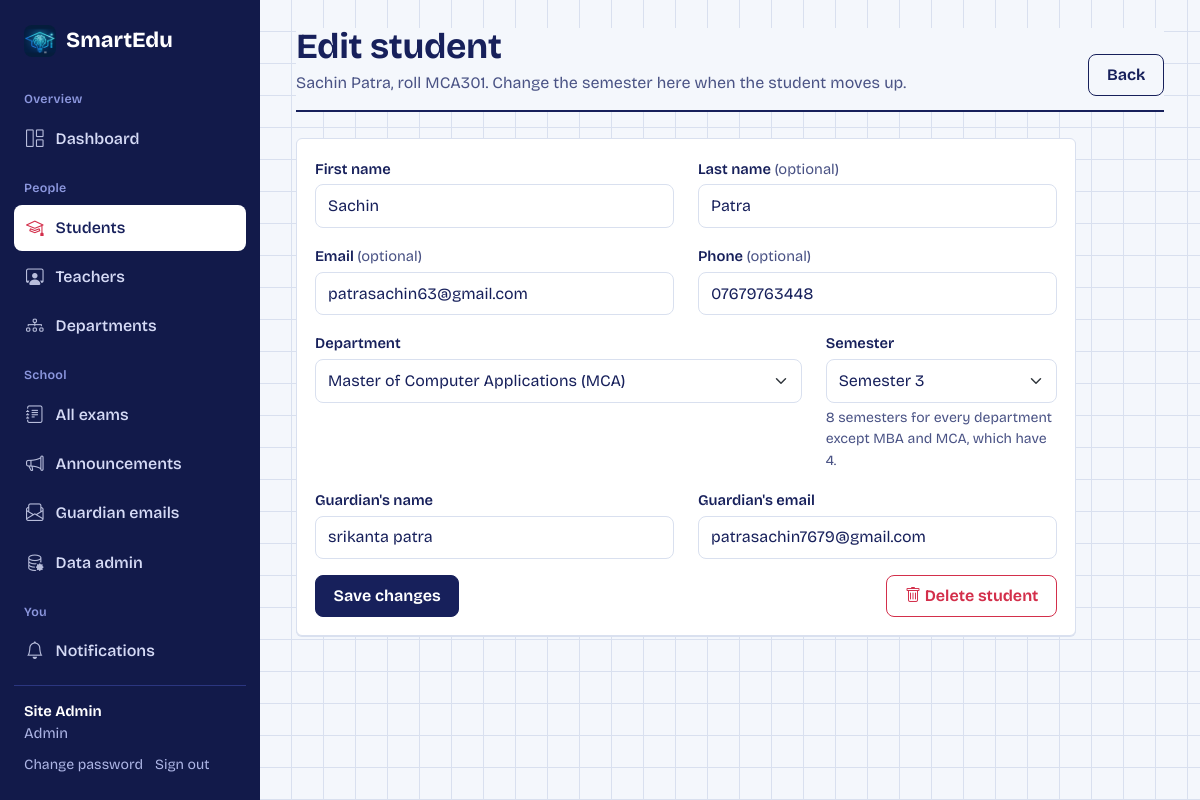
/admin-portal/students/20/edit/ (signed in), run on the app's committed database.
### apps/accounts/models.py (models this page shows, shortened)
class User(AbstractUser):
    ROLE_CHOICES = (
        ('ADMIN', 'Admin'),
        ('TEACHER', 'Teacher'),
        ('STUDENT', 'Student'),
    )
    role = models.CharField(max_length=10, choices=ROLE_CHOICES, default='STUDENT')
    phone = models.CharField(max_length=20, blank=True)
    profile_pic = models.ImageField(upload_to='profiles/', null=True, blank=True)
    is_verified = models.BooleanField(default=False)

class StudentProfile(models.Model):
    user = models.OneToOneField(User, on_delete=models.CASCADE, related_name='student_profile')
    roll_number = models.CharField(max_length=20, unique=True)
    department = models.CharField('Department', max_length=100, default='')
    semester = models.PositiveSmallIntegerField('Semester', default=1)   # 1 to 8 (1 to 4 for MBA and MCA)
    guardian_name = models.CharField(max_length=100, blank=True)
    guardian_email = models.EmailField(blank=True)   # results and attendance are emailed here
    admission_date = models.DateField(auto_now_add=True)

### apps/admin_portal/views.py (the view, shortened to what this page needs)
# urls.py: path('students/<int:user_id>/edit/', views.student_edit, name='student_edit'),
@admin_required
def student_edit(request, user_id):
    user = get_object_or_404(User.objects.select_related('student_profile'), id=user_id, role='STUDENT')
    p = user.student_profile
    initial = {'first_name': user.first_name, 'last_name': user.last_name, 'email': user.email, 'phone': user.phone,
               'department': p.department, 'semester': str(p.semester),
               'guardian_name': p.guardian_name, 'guardian_email': p.guardian_email}
    form = StudentEditForm(request.POST or None, initial=initial)
    return render(request, 'admin/student_edit.html', {'form': form, 'student': user})

### apps/accounts/forms.py
class StudentEditForm(DeptSemForm):
    first_name = forms.CharField(max_length=150)
    last_name = forms.CharField(max_length=150, required=False)
    email = forms.EmailField(required=False)
    phone = forms.CharField(max_length=20, required=False)
    guardian_name = forms.CharField(max_length=100, label="Guardian's name")
    guardian_email = forms.EmailField(label="Guardian's email", error_messages={'required': "The guardian's email is required."})

### apps/accounts/context_processors.py (called while the page is built)
def departments(request):
    return {'DEPT_SEM_MAP': dept_semester_map()}

### apps/accounts/departments.py (called while the page is built)
def semester_count(department):
    return 4 if department in FOUR_SEMESTER else 8

def semester_label(n):
    return f'Semester {n}'

def department_choices():
    return list(DEPARTMENTS)

def dept_semester_map():
    return {d: semester_count(d) for d in DEPARTMENTS}

### apps/accounts/forms.py (called while the page is built)
    def _style(self):
        for f in self.fields.values():
            w = f.widget
            if isinstance(w, (forms.CheckboxInput,)):
                w.attrs['class'] = 'form-check-input'
            elif isinstance(w, forms.Select):
                w.attrs['class'] = 'form-select'
            else:
                w.attrs['class'] = (w.attrs.get('class', '') + ' form-control').strip()

### apps/notifications/context_processors.py (called while the page is built, shortened)
def notifications(request):
    if not request.user.is_authenticated:
        return {'unread_notifications': 0}
    from .models import Notification
    user = request.user
    ctx = {'unread_notifications': Notification.objects.filter(recipient=user, is_read=False).count(),
           'badge_reattempts': 0, 'badge_reviews': 0, 'badge_assignments': 0, 'badge_missed': 0}
    return ctx

### templates/admin/student_edit.html (shortened to what this page needs)
{% extends 'base.html' %}
{% block content %}
<div class="page-head"><div><h1>Edit student</h1><p>{{ student.get_full_name|default:student.username }}, roll {{ student.student_profile.roll_number }}. Change the semester here when the student moves up.</p></div>
  <div class="page-actions"><a class="btn btn-outline-primary" href="{% url 'admin_students' %}">Back</a></div></div>
<div class="panel" style="max-width:780px"><div class="panel-body">
  <form method="post" novalidate>{% csrf_token %}
    <div class="row">
      <div class="col-md-6">{% include 'partials/field.html' with field=form.first_name %}</div>
      <div class="col-md-6">{% include 'partials/field.html' with field=form.last_name %}</div>
      <div class="col-md-6">{% include 'partials/field.html' with field=form.email %}</div>
      <div class="col-md-6">{% include 'partials/field.html' with field=form.phone %}</div>
    </div>
    {% include 'partials/dept_semester.html' %}
    <div class="row">
      <div class="col-md-6">{% include 'partials/field.html' with field=form.guardian_name %}</div>
      <div class="col-md-6">{% include 'partials/field.html' with field=form.guardian_email %}</div>
    </div>
    <button class="btn btn-primary" type="submit">Save changes</button>
    <a class="btn btn-outline-danger float-end" href="{% url 'delete_user' student.id %}"><i class="bi bi-trash"></i> Delete student</a>
  </form>
</div></div>
{% endblock %}

### templates/base.html (shortened to what this page needs)
{% load static %}<!DOCTYPE html>
<html lang="en">
<head>
  <link href="{% static 'vendor/bootstrap/bootstrap.min.css' %}" rel="stylesheet">
  <link href="{% static 'vendor/bootstrap-icons/bootstrap-icons.min.css' %}" rel="stylesheet">
  <link href="{% static 'css/fonts.css' %}" rel="stylesheet">
  <link href="{% static 'css/app.css' %}" rel="stylesheet">
</head>
<body>
{% with url=request.resolver_match.url_name %}
<div class="shell">
  <aside class="sidebar" id="sidebar" aria-label="Main menu">
    <a class="brand" href="/">
      <img class="brand-mark" src="{% static 'img/smartedu-icon.png' %}" alt="">
      SmartEdu
    </a>
    {% if user.role == 'ADMIN' %}
      <div class="nav-group">Overview</div>
      <a class="side-link {% if url == 'admin_dashboard' %}active{% endif %}" href="{% url 'admin_dashboard' %}"><i class="bi bi-grid-1x2"></i>Dashboard</a>
      <div class="nav-group">People</div>
      <a class="side-link {% if url == 'admin_students' or url == 'register_student' or url == 'student_edit' %}active{% endif %}" href="{% url 'admin_students' %}"><i class="bi bi-mortarboard"></i>Students</a>
      <a class="side-link {% if url == 'admin_teachers' or url == 'register_teacher' or url == 'teacher_edit' %}active{% endif %}" href="{% url 'admin_teachers' %}"><i class="bi bi-person-workspace"></i>Teachers</a>
      <a class="side-link {% if url == 'admin_departments' %}active{% endif %}" href="{% url 'admin_departments' %}"><i class="bi bi-diagram-3"></i>Departments</a>
      <div class="nav-group">School</div>
      <a class="side-link {% if url == 'admin_exams' %}active{% endif %}" href="{% url 'admin_exams' %}"><i class="bi bi-journal-text"></i>All exams</a>
      <a class="side-link {% if url == 'admin_announce' %}active{% endif %}" href="{% url 'admin_announce' %}"><i class="bi bi-megaphone"></i>Announcements</a>
      <a class="side-link {% if url == 'admin_emails' %}active{% endif %}" href="{% url 'admin_emails' %}"><i class="bi bi-envelope-paper"></i>Guardian emails</a>
      <a class="side-link" href="/django-admin/"><i class="bi bi-database-gear"></i>Data admin</a>
    {% endif %}
    <div class="nav-group">You</div>
    <a class="side-link " href="{% url 'notification_list' %}"><i class="bi bi-bell"></i>Notifications</a>
    <div class="side-user">
      <div class="who">{{ user.get_full_name|default:user.username }}</div>
      <div class="mb-2" style="color:#AEB6E6">{{ user.get_role_display }}</div>
      <a href="{% url 'change_password' %}">Change password</a><a href="{% url 'logout' %}">Sign out</a>
    </div>
  </aside>
  <main class="main" id="content">
    <div class="main-inner">
      {% block content %}{% endblock %}
    </div>
  </main>
</div>
{% endwith %}
</body>
</html>

### templates/partials/field.html (shortened to what this page needs)
<div class="mb-3 {{ cls }}">
  <label for="{{ field.id_for_label }}" class="form-label">{{ field.label }}{% if not field.field.required and not force_required %} <span class="text-muted fw-normal">(optional)</span>{% endif %}</label>
  {{ field }}
  {% if field.help_text %}<div class="form-text">{{ field.help_text }}</div>{% endif %}
</div>

### static/css/app.css (style rules this page uses)
:root { --paper: #F4F7FC; --sheet: #fff; --ink: #17205B; --ink-soft: #4A5385; --line: #D9E0EF; --red: #D32F4B; --red-soft: #FBE3E7; --hl: #FFE259; --band: #121A4A; --band-line: #2B3680; --green: #1B7F5A; --green-soft: #DDF3E9; --amber-soft: #FFF3C4; --font: "Bricolage Grotesque", "Segoe UI", system-ui, sans-serif; --pen: "Caveat", "Segoe Print", cursive; --bs-body-font-family: var(--font); --bs-body-color: var(--ink); --bs-body-bg: var(--paper); --bs-primary: #17205B; --bs-primary-rgb: 23,32,91; --bs-link-color: #17205B; --bs-link-hover-color: #D32F4B; --bs-border-color: var(--line); --bs-danger: #D32F4B; --bs-danger-rgb: 211,47,75; --bs-success: #1B7F5A; --bs-success-rgb: 27,127,90; --bs-border-radius: 8px; }
html { scroll-behavior: smooth; }
body { font-family: var(--font); font-size: 16px; line-height: 1.55; -webkit-font-smoothing: antialiased; background: var(--paper); }
h1,h2,h3,h4,h5 { font-family: var(--font); font-weight: 700; letter-spacing: -0.01em; color: var(--ink); }
a { text-underline-offset: 3px; }
.text-muted, .text-secondary { color: var(--ink-soft) !important; }
.btn { font-weight: 650; border-radius: 8px; padding: .5rem 1.1rem; }
.btn-primary { --bs-btn-bg: var(--ink); --bs-btn-border-color: var(--ink); --bs-btn-hover-bg: #0E1546; --bs-btn-hover-border-color: #0E1546; --bs-btn-active-bg: #0E1546; --bs-btn-disabled-bg: var(--ink); --bs-btn-disabled-border-color: var(--ink); }
.btn-outline-primary { --bs-btn-color: var(--ink); --bs-btn-border-color: var(--ink); --bs-btn-hover-bg: var(--ink); --bs-btn-hover-border-color: var(--ink); --bs-btn-active-bg: var(--ink); }
.btn-outline-danger { --bs-btn-color: var(--red); --bs-btn-border-color: var(--red); --bs-btn-hover-bg: var(--red); --bs-btn-hover-border-color: var(--red); }
.form-control, .form-select { border-color: var(--line); padding: .55rem .75rem; border-radius: 8px; background-color: #fff; }
.form-label { font-weight: 600; font-size: .92rem; margin-bottom: .25rem; }
.form-text { color: var(--ink-soft); }
.shell { display: grid; grid-template-columns: 260px minmax(0,1fr); min-height: 100vh; }
.sidebar { background: var(--band); color: #D5DAF5; padding: 20px 14px; position: sticky; top: 0; height: 100vh; overflow-y: auto; display: flex; flex-direction: column; }
.sidebar .brand { display: flex; align-items: center; gap: 10px; color: #fff; text-decoration: none; font-weight: 750; font-size: 1.35rem; padding: 4px 10px 18px; }
.brand-mark { width: 32px; height: 32px; object-fit: cover; border-radius: 8px; flex: 0 0 auto; }
.nav-group { margin-top: 14px; padding: 0 10px 6px; font-size: .78rem; color: #8C97DE; font-weight: 600; letter-spacing: .02em; }
.side-link { display: flex; align-items: center; gap: 12px; padding: 9px 12px; margin: 2px 0; border-radius: 8px; color: #D5DAF5; text-decoration: none; font-weight: 550; }
.side-link i { font-size: 1.1rem; opacity: .85; }
.side-link.active { background: #fff; color: var(--ink); }
.side-link.active i { color: var(--red); opacity: 1; }
.side-user { margin-top: auto; padding: 14px 10px 4px; border-top: 1px solid var(--band-line); font-size: .92rem; }
.side-user .who { color: #fff; font-weight: 650; }
.side-user a { color: #AEB6E6; text-decoration: none; margin-right: 12px; font-size: .88rem; }
.main { min-width: 0; background-image: linear-gradient(var(--line) 1px, transparent 1px), linear-gradient(90deg, var(--line) 1px, transparent 1px); background-size: 32px 32px; background-position: -1px -1px; background-attachment: local; }
.main-inner { padding: 28px 36px 64px; max-width: 1240px; background: transparent; }
.page-head { display: flex; flex-wrap: wrap; align-items: flex-end; justify-content: space-between; gap: 14px; margin-bottom: 26px; padding-bottom: 14px; border-bottom: 2px solid var(--ink); background: var(--paper); }
.page-head h1 { font-size: clamp(1.6rem, 3vw, 2.2rem); margin: 0; line-height: 1.1; }
.page-head p { margin: 4px 0 0; color: var(--ink-soft); }
.page-actions { display: flex; flex-wrap: wrap; gap: 8px; }
.panel { background: var(--sheet); border: 1px solid var(--line); border-radius: 6px; box-shadow: 0 1px 0 var(--line); }
.panel-body { padding: 18px; }

### data on the page
User: get_full_name "Site Admin", role "Admin"
User: get_full_name "Sachin Patra", student_profile.roll_number "MCA301", first_name "Sachin", last_name "Patra", email "patrasachin63@gmail.com", phone "07679763448"
StudentProfile: department "Master of Computer Applications (MCA)", semester "Semester 3", guardian_name "srikanta patra", guardian_email "patrasachin7679@gmail.com"

### other printed values
{{ field.label }} "First name Last name Email Phone Department Semester Guardian's name Guardian's email"
{{ field.help_text }} "8 semesters for every department except MBA and MCA, which have 4."
